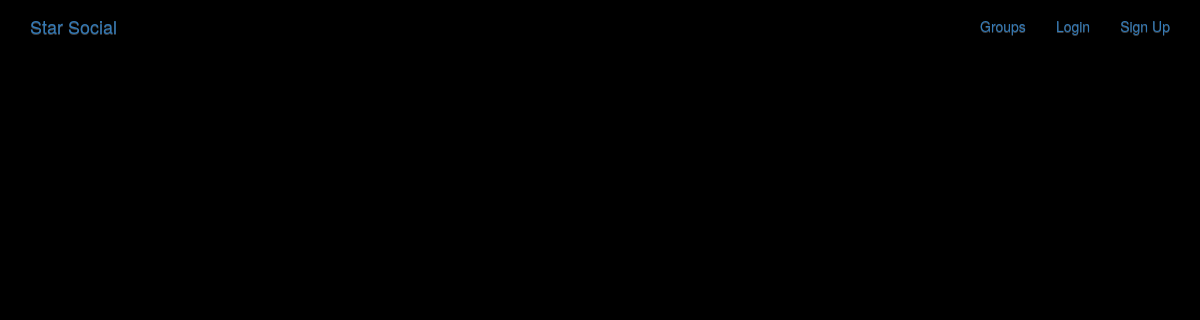
The app's page /posts/, older data.
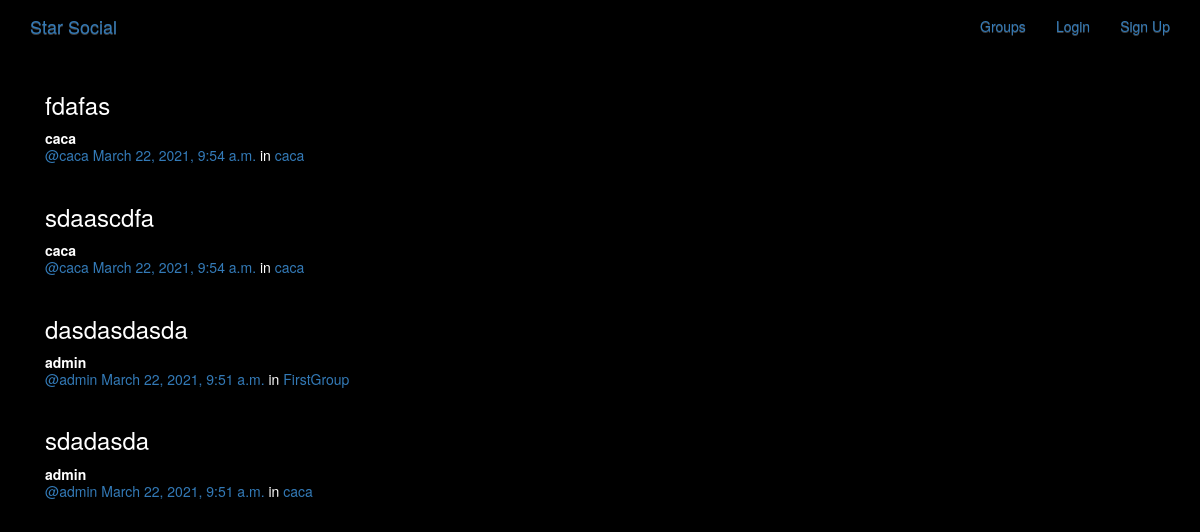
The same page, newer data.
### posts/models.py (models this page shows, shortened)
class Post(models.Model):
    user = models.ForeignKey(User, related_name="posts", on_delete=models.CASCADE)
    created_at = models.DateTimeField(auto_now=True)
    message = models.TextField()
    message_html = models.TextField(editable=False)
    group = models.ForeignKey(Group, related_name='posts', null=True, blank=True, on_delete=models.CASCADE)
    class Meta:
        ordering = ['-created_at']
        unique_together = ['user', 'message']

### groups/models.py (models this page shows, shortened)
class Group(models.Model):
    name = models.CharField(max_length=256, unique=True)
    slug = models.SlugField(allow_unicode=True, unique=True)
    description = models.TextField(blank=False, default='')
    description_html = models.TextField(editable=False,default='', blank=True)
    members = models.ManyToManyField(User, through='GroupMember')
    class Meta:
        ordering = ['name']

### posts/views.py (the view)
# urls.py: path('', views.PostList.as_view(), name='all'),
class PostList(SelectRelatedMixin,generic.ListView):
    model = models.Post
    select_related = ('user', 'group')

### posts/templates/posts/post_list.html (shortened to what this page needs)
{% extends "posts/post_base.html" %}
{% load humanize %}
{% block post_content %}
<div class="col-md-8">
	{% for post in post_list %}
  {% include "posts/_post.html" %}
	{% endfor %}
</div>
{% endblock %}

### posts/templates/posts/_post.html (shortened to what this page needs)
<div class="post media">
	<h3>{{ post.message_html|safe }}</h3>
	<div class="media-body">
		<strong>{{ post.user.username }}</strong>
		<h5 class="media-heading">
			<span class="username"><a href="{% url 'posts:for_user' username=post.user.username %}">@{{ post.user.username }}</a></span>
			<time class="time"><a href="{% url 'posts:single' username=post.user.username pk=post.pk %}">{{ post.created_at }}</a></time>
			{% if post.group %}
			<span class="group-name">in <a href="#">{{ post.group.name }}</a></span>
			{% endif %}
		</h5>
	</div>
</div>

Row changes from the older to the newer data that the page shows:
added Post: message_html "fdafas", user.username "caca", created_at "March 22, 2021, 9:54 a.m.", group.name "caca"
added Post: message_html "sdaascdfa", user.username "caca", created_at "March 22, 2021, 9:54 a.m.", group.name "caca"
added Post: message_html "dasdasdasda", user.username "admin", created_at "March 22, 2021, 9:51 a.m.", group.name "FirstGroup"
added Post: message_html "sdadasda", user.username "admin", created_at "March 22, 2021, 9:51 a.m.", group.name "caca"
